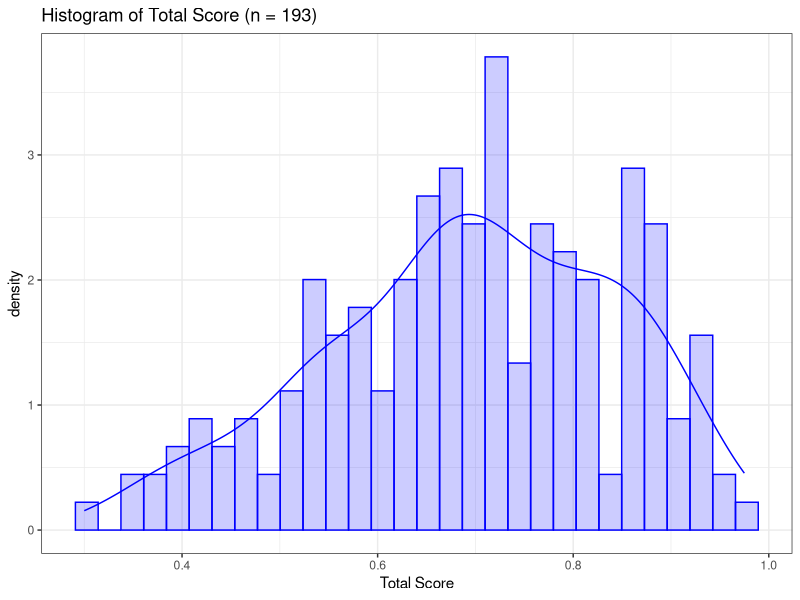
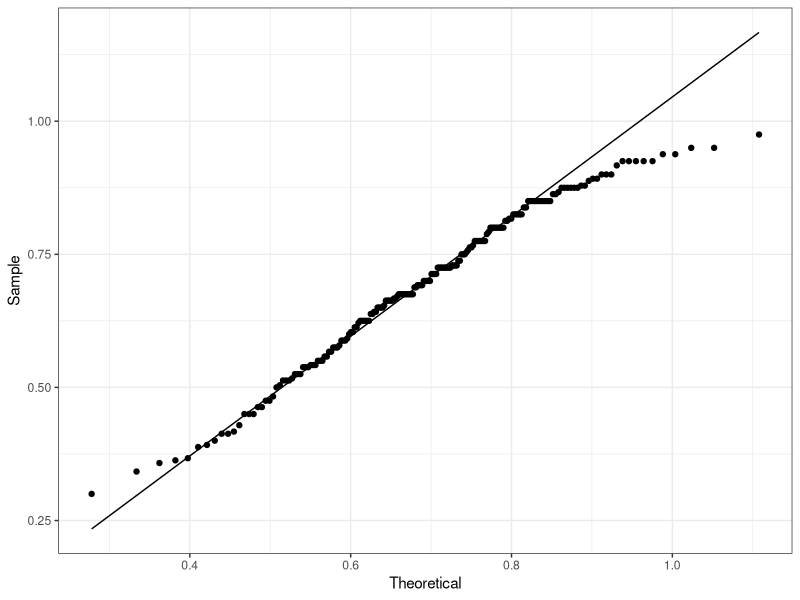
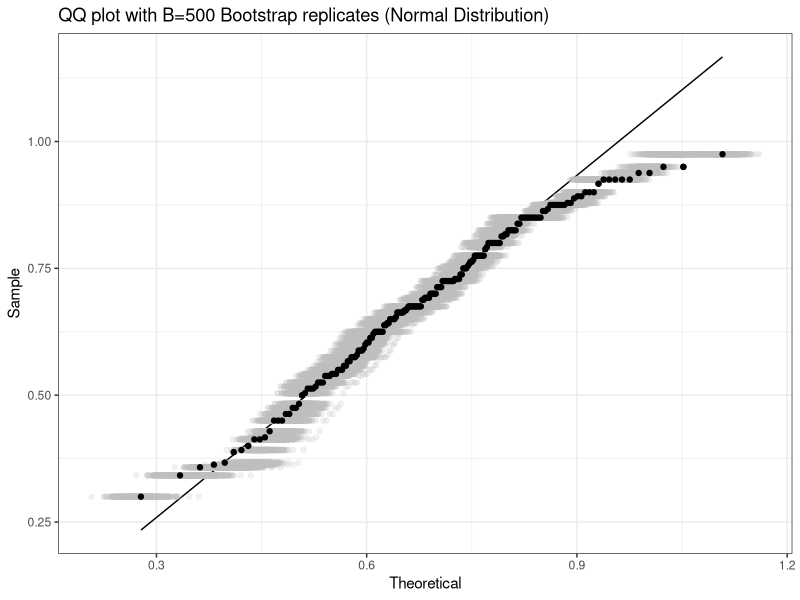
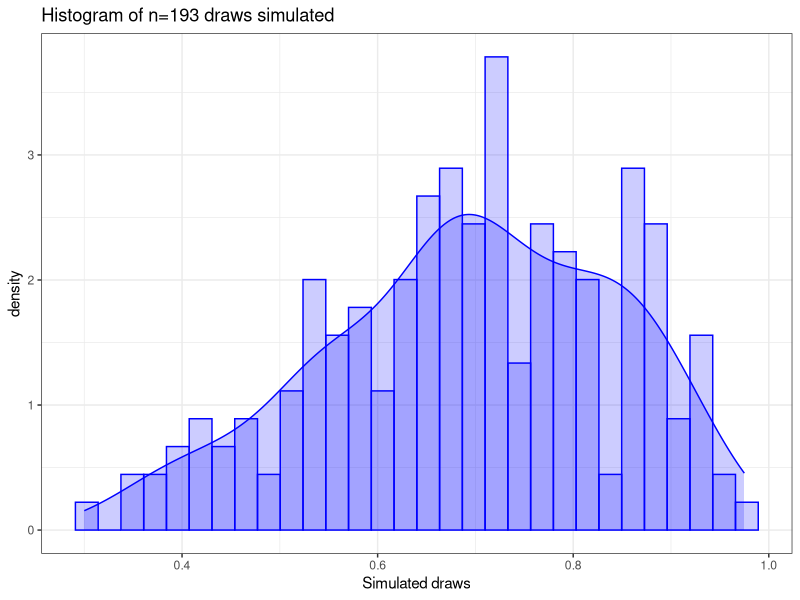
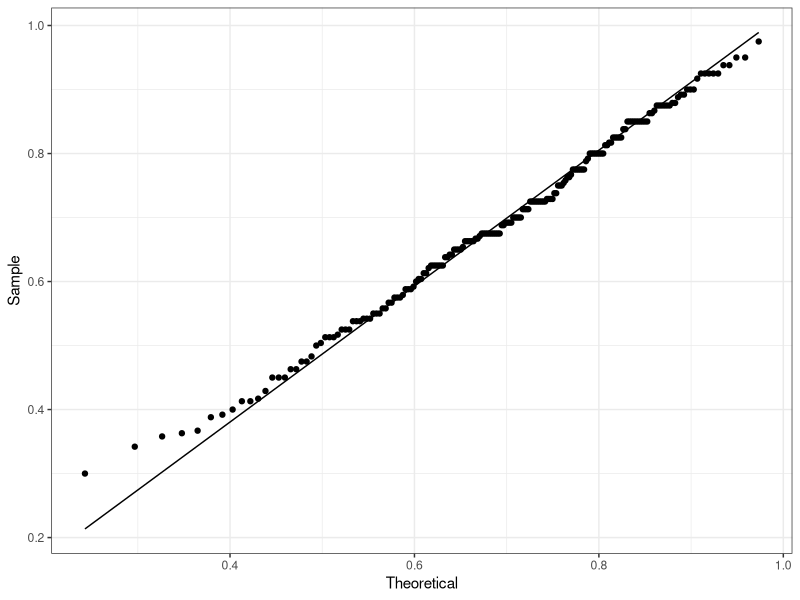
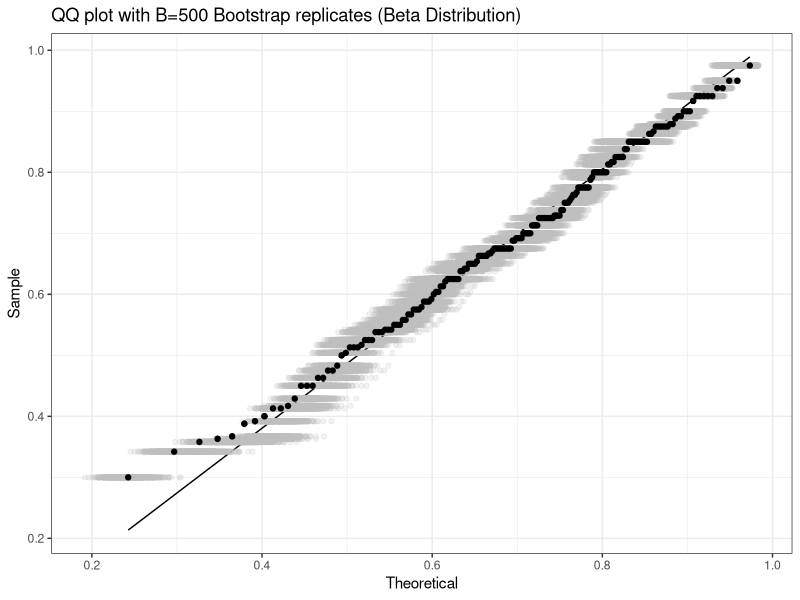
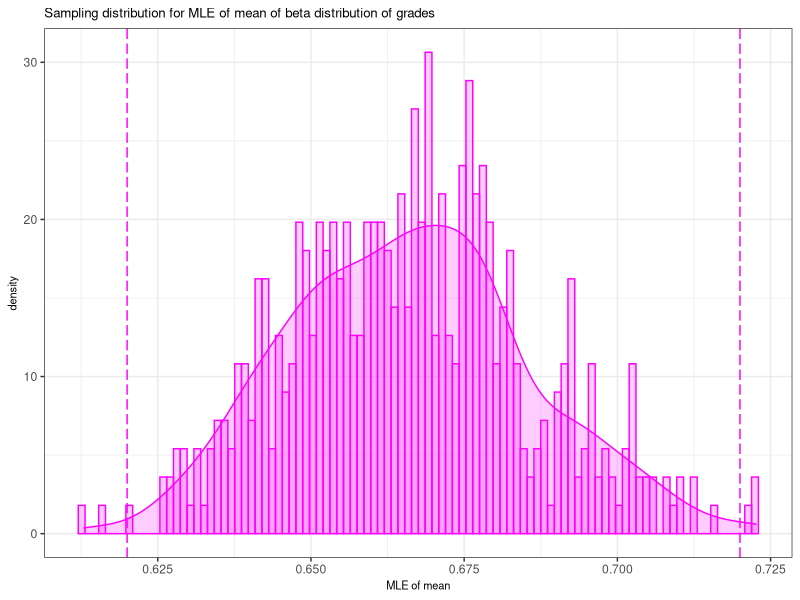

R code for these plots, in order:
## ---- chunk 1
knitr::opts_chunk$set(
  echo = TRUE,
  eval = TRUE,
  warning = FALSE,
  message = FALSE,
  error = FALSE,
  tidy.opts = list(width.cutoff = 60),
  tidy = TRUE
)
## ---- chunk 2
library(tidyverse)
library(gridExtra)
grades <- read_csv("data/GradesData.csv")
## ---- chunk 3
grades <- grades %>%
  filter(Total != 0)

summary(grades)
## ---- chunk 4
grades %>%
  ggplot(aes(x = Total, y = after_stat(density))) +
  geom_histogram(colour = "blue", fill = "blue", alpha = 0.2, bins = 30) +
  geom_density(colour = "blue", fille = "blue", alpha = 0.2) +
  ggtitle("Histogram of Total Score (n = 193)") +
  xlab("Total Score") +
  theme_bw()
## ---- chunk 5
# Define functions at the start - so you will have it when you need it ########### the bootplot.f function ############

bootplot.f<- function(stat.boot, bins=50, a=.01){
df <- tibble(stat = stat.boot) 
CI <- round(quantile(stat.boot, c(a/2, 1-a/2)),2) 
p <- df %>% ggplot(aes(x=stat, y=after_stat(density))) + 
  geom_histogram(bins=bins, colour="magenta", fill="magenta", alpha=0.2) + 
  geom_density(fill="magenta", colour="magenta", alpha=0.2) + 
  geom_vline(xintercept = CI, colour = "magenta", linetype=5) + 
  theme_bw()

p
}
## ---- chunk 6
library(MASS) 
library(broom)
x <- grades$Total
n <- nrow(grades) 
df <- tibble(id = 1:n, x = x)

normal_fit <- fitdistr(x, "normal")
normal_fit %>% tidy()
## ---- chunk 7
params <- normal_fit$estimate 

p <- ggplot(df, aes(sample = x)) + 
  stat_qq(distribution = qnorm, dparams = params) + 
  stat_qq_line(distribution = qnorm, dparams = params, color = "black") +
  theme(aspect.ratio = 1) + theme_bw() + 
  xlab("Theoretical") + ylab("Sample")
p
## ---- chunk 8
set.seed(13) #replace mydata with x as above

MLE.x <- normal_fit$estimate # point estimate 

boot.seq <- seq(1,n,1)/n-1/(2*n) 

B <- 500 

MLE.x_boot <- matrix(rep(NA,2*B), nrow = B, ncol = 2) 
for(i in 1:B){ 
  temp <- sample(df$x, size = n, replace = TRUE) 
  df <- df %>% mutate(temp = temp) 
  MLE.x_boot[i,] <- fitdistr(temp, "normal")$estimate 
  params_boot <- MLE.x_boot[i,] 
  p <- p + stat_qq(aes(sample = temp), distribution = qnorm, dparams = params_boot, colour = "grey", alpha = 0.2)
} 

p <- p + stat_qq(aes(sample = x), distribution = qnorm, dparams = params) +
  ggtitle("QQ plot with B=500 Bootstrap replicates (Normal Distribution)")

p
## ---- chunk 9
set.seed(2020.06)

n <- 193 
#alpha.true <- 0.6 
#beta.true <- 0.4 

#x_beta <- rbeta(n, shape1 = alpha.true, shape2 = beta.true)
dt <- tibble(id = 1:n, x = x)

betadist_fit <- fitdistr(x, "beta", start = list(shape1 = 1, shape2 = 1)) 
betadist_fit
## ---- chunk 10
p1_betapdf <- dt %>% 
  ggplot(aes(x = x, y = after_stat(density))) + 
  geom_histogram(colour = "blue", fill = "blue", alpha = 0.2) + 
  geom_density(colour = "blue", fill = "blue", alpha = 0.2) + 
  ggtitle("Histogram of n=193 draws simulated") + xlab("Simulated draws") + theme_bw()
p1_betapdf
## ---- chunk 11
betadist_fit %>% tidy()
## ---- chunk 12
params_betadist <- betadist_fit$estimate 

p_betadist <- ggplot(dt, aes(sample = x)) + 
  stat_qq(distribution = qbeta, dparams = params_betadist) + 
  stat_qq_line(distribution = qbeta, dparams = params_betadist, color = "black") +
  theme(aspect.ratio = 1) + theme_bw() + 
  xlab("Theoretical") + ylab("Sample")
p_betadist
## ---- chunk 13
set.seed(13)

MLE.x <- betadist_fit$estimate  

boot.seq <- seq(1,n,1)/n-1/(2*n) 

B <- 500 

MLE.x_boot <- matrix(rep(NA, 2*B), nrow = B, ncol = 2) 
for(i in 1:B){ 
  temp <- sample(dt$x, size = n, replace = TRUE) 
  dt <- dt %>% mutate(temp = temp) 
  MLE.x_boot[i,] <- fitdistr(temp, "beta", start = list(shape1 = 1, shape2 = 1))$estimate 
  params_boot <- MLE.x_boot[i,] 
  p_betadist <- p_betadist + stat_qq(aes(sample = temp), distribution = qbeta, dparams = params_boot, colour = "grey", alpha = 0.2)
} 

p_betadist <- p_betadist + stat_qq(aes(sample = x), distribution = qbeta, dparams = params_betadist) +
  ggtitle("QQ plot with B=500 Bootstrap replicates (Beta Distribution)")

p_betadist
## ---- chunk 14
alpha <- as.numeric(betadist_fit$estimate[1])
beta <- as.numeric(betadist_fit$estimate[2])
mean <- alpha/(alpha + beta)
median <- qbeta(0.5, alpha, beta)
## ---- chunk 15
set.seed(13) 

B <- 500
MLE.x_boot <- matrix(rep(NA,2*B), nrow=B, ncol=2) 
MLE.x_mean <- matrix(nrow = B, ncol = 1)
for(i in 1:B){ 
  temp <- sample(dt$x, size=n, replace=TRUE) 
  MLE.x_boot[i,] <- fitdistr(temp, "beta", start = list(shape1 = 1, shape2 = 1))$estimate
  MLE.x_mean[i] <- as.numeric(MLE.x_boot[i,1]) / (as.numeric(MLE.x_boot[i,1]) + as.numeric(MLE.x_boot[1,2]))
}
boot.LCI.mean <- quantile(MLE.x_mean[], c(0.005, 0.995))
boot.LCI.mean

p_MLEboot.mean <- bootplot.f(MLE.x_mean[], bins = 100) +
  ggtitle("Sampling distribution for MLE of mean of beta distribution of grades") +
  xlab("MLE of mean") +
  theme(title = element_text(size = 8))

p_MLEboot.mean
## ---- chunk 16
lower_bound <- mean - 0.15 * mean
upper_bound <- mean + 0.15 * mean
within_15_prct <- pbeta(upper_bound, alpha, beta) - pbeta(lower_bound, alpha, beta)

failed <- pbeta(0.60, alpha, beta)
hd <- 1 - pbeta(0.80, alpha, beta)
